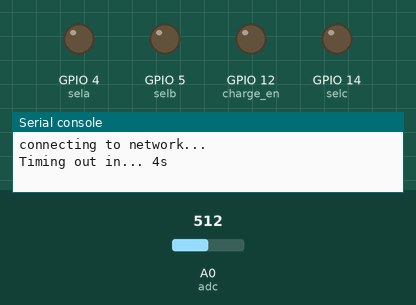
A program run on a simulated ESP8266 board running MicroPython. Parts: output pins drawn as LEDs (lit = HIGH), the last lines printed to the serial console. The inputs (shaded band) are chosen by the test bench; at power-on: A0 (adc) = 512 (analog values on the 0–1023 scale). WiFi joins after 1.5 s; web requests get an empty 200 reply after 0.4 s; deep sleep restarts the program when it ends.

Above: at 0.1 s.
At 2.1 s:
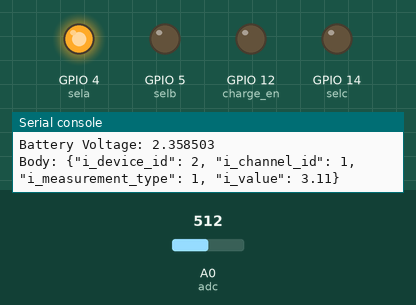
Timing chart, 0 to 4.3 s (numbered marks = the images above):
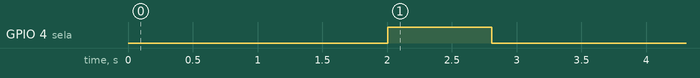

The program:

main.py
```python
import battmon
import wifi
import urequests as requests
import ujson
import time
import machine
# Complete project details at https://RandomNerdTutorials.com
# https://randomnerdtutorials.com/micropython-esp32-esp8266-dht11-dht22-web-server/

bm = battmon.BatteryMonitor()

connected = wifi.connect_wifi_ben()
request_count = 0
solar_v = 0
batt_v = 0

def read_sensor():
  global solar_v, batt_v
  global request_count
  solar_v = batt_v = 0
  try:
    if request_count % 2 == 1:
      batt_v = bm.read_battery_voltage()
      solar_v = bm.read_solar_voltage()
    else:
      solar_v = bm.read_solar_voltage()
      batt_v = bm.read_battery_voltage()

    request_count = request_count + 1

    if (isinstance(solar_v, float) and isinstance(batt_v, float)) or (isinstance(solar_v, int) and isinstance(batt_v, int)):
      msg = (b'{0:3.1f},{1:3.1f}'.format(solar_v, batt_v))

      solar_v = round(solar_v, 2)
      batt_v = round(batt_v, 2)
      return(msg)
    else:
      return('Invalid sensor readings.')
  except OSError as e:
    return('Failed to read sensor.')


rtc = machine.RTC()
rtc.irq(trigger=rtc.ALARM0, wake=machine.DEEPSLEEP)

# check if the device woke from a deep sleep
if machine.reset_cause() == machine.DEEPSLEEP_RESET:
    print('Woke from a deep sleep')

if connected:
  print("Connect to WiFi")
  try:
    read_sensor()

    body = ujson.dumps({
      "i_device_id": 2,
      "i_channel_id": 1,
      "i_measurement_type": 1,
      "i_value": solar_v,
    })
    print ("Body: " + body)
    response = requests.post("http://192.168.1.21:5000/measurements", data = body)
    print("Resp: " + ujson.dumps(response))


    body = ujson.dumps({
      "i_device_id": 2,
      "i_channel_id": 2,
      "i_measurement_type": 1,
      "i_value": batt_v,
    })
    print ("Body: " + body)
    response = requests.post("http://192.168.1.21:5000/measurements", data = body)
    print("Resp: " + ujson.dumps(response))
  except OSError:
    print ("OSError ECONNABORTED")

# set RTC.ALARM0 to fire after 10 seconds (waking the device)
rtc.alarm(rtc.ALARM0, 10000)

# put the device to sleep
machine.deepsleep()
```

battmon.py
```python
from machine import Pin
from machine import ADC

class BatteryMonitor:

    ADC_MAX = 1023
    BATTERY_MAX_V = 4.2
    SOLAR_MAX_V = 6

    def __init__(self):
        self.sela = Pin(4, Pin.OUT)
        self.selb = Pin(5, Pin.OUT)
        self.selc = Pin(14, Pin.OUT)
        self.charge_en = Pin(12, Pin.OUT)
        self.adc = ADC(0)

    def connect_solar_panel(self) -> None:
        self.charge_en.off()

    def disconnect_solar_panel(self) -> None:
        self.charge_en.on()

    def select_solar_panel(self) -> None:
        self.sela.off()
        self.selb.off()
        self.selc.off()

    def select_battery(self) -> None:
        self.sela.on()
        self.selb.off()
        self.selc.off()

    def read_adc(self) -> float:
        return self.adc.read()

    def read_battery_voltage(self) -> None:
        """ Battery voltage is between 0 and 4.2 """
        self.disconnect_solar_panel()
        self.select_battery()
        adc_reading = self.read_adc()
        volt = adc_reading / BatteryMonitor.ADC_MAX * BatteryMonitor.BATTERY_MAX_V * 1.122

        print("Battery ADC: " + str(adc_reading))
        print("Battery Voltage: " + str(volt))
        self.connect_solar_panel()
        return volt

    def read_solar_voltage(self) -> None:
        """ Battery voltage is between 0 and 4.2 """
        self.disconnect_solar_panel()
        self.select_solar_panel()
        adc_reading = self.read_adc()
        volt = adc_reading / BatteryMonitor.ADC_MAX * BatteryMonitor.SOLAR_MAX_V * 1.037

        print("Solar ADC: " + str(adc_reading))
        print("Solar Voltage: " + str(volt))
        self.connect_solar_panel()
        return volt
```

wifi.py
```python
import network
import time

def connect_wifi(essid :str, password : str) -> bool:
    connected = False
    sta_if = network.WLAN(network.STA_IF)
    if not sta_if.isconnected():
        print('connecting to network...')
        sta_if.active(True)
        sta_if.connect(essid, password)
        for i in reversed(range(5)):
            if sta_if.isconnected():
                connected = True
                break
            else:
                print("Timing out in... " + str(i) + "s")
                time.sleep(1)
    print('network config:', sta_if.ifconfig())

    return connected

def connect_wifi_ben() -> None:
	return connect_wifi('IPF', 'fuckno1234')
```

boot.py
```python
# This file is executed on every boot (including wake-boot from deepsleep)
#import esp
#esp.osdebug(None)

try:
  import usocket as socket
except:
  import socket


import uos, machine
#uos.dupterm(None, 1) # disable REPL on UART(0)
import gc
import webrepl
webrepl.start()
gc.collect()
```

Measured:
- by itself, GPIO 4 (sela): LOW → HIGH at 2.0 s, → LOW 0.80 s later
